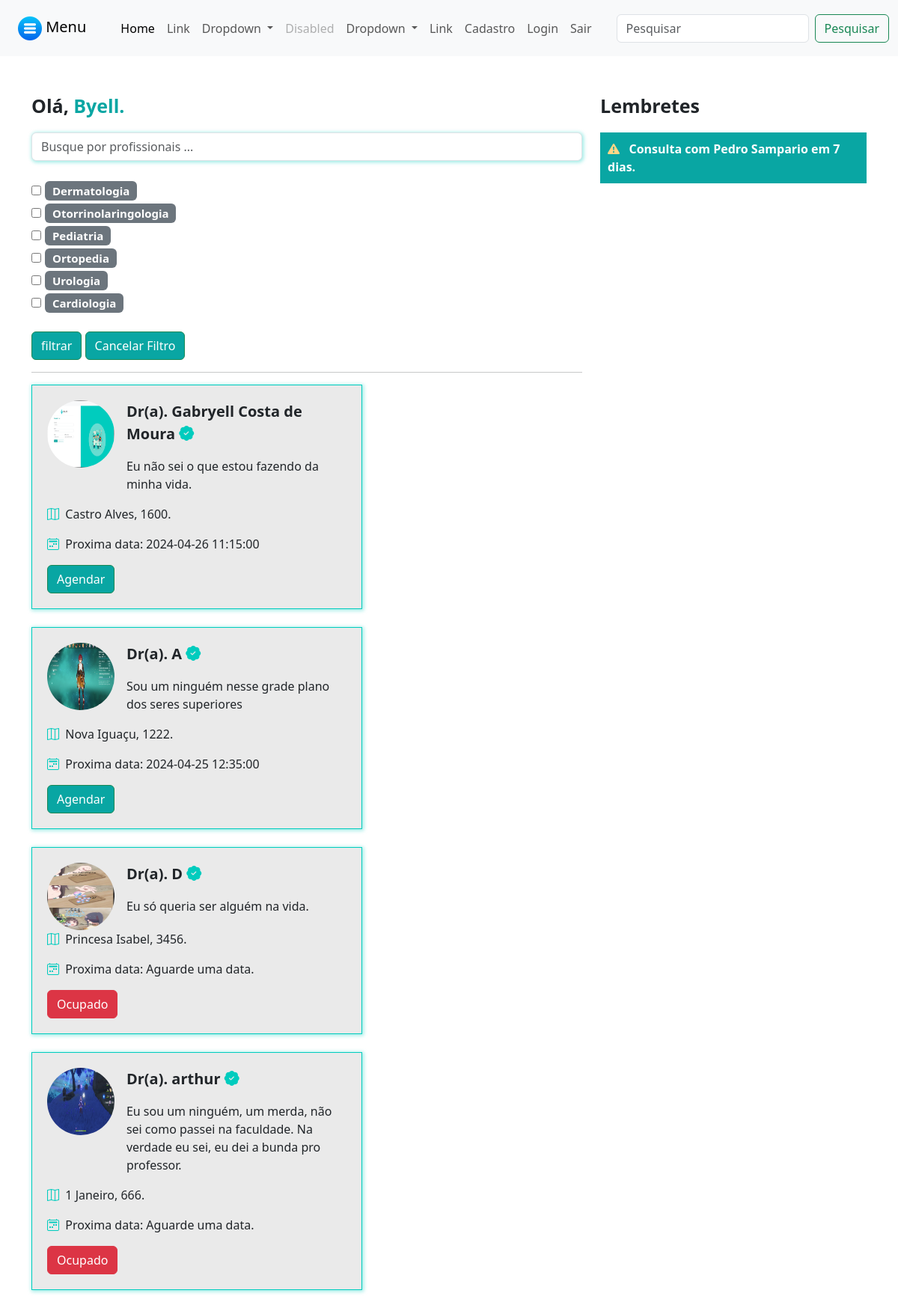
The app's page /pacientes/home/ (signed in) with its own data.
### medicos/models.py (models this page shows, shortened)
class Especialidades(models.Model):
    especialidade = models.CharField(max_length=150)
    icone = models.ImageField(upload_to="icones", null=True, blank=True)

class DadosMedico(models.Model):
    crm = models.CharField(max_length=12)
    nome = models.CharField(max_length=100)
    cep = models.CharField(max_length=15)
    rua = models.CharField(max_length=100)
    bairro = models.CharField(max_length=100)
    numero = models.IntegerField()
    rg = models.ImageField(upload_to="rgs")
    cedula_identidade_medica = models.ImageField(upload_to='cim')
    foto = models.ImageField(upload_to="fotos_perfil")
    descricao = models.TextField(null=True, blank=True)
    valor_consulta = models.FloatField(default=100)
    user = models.ForeignKey(User, on_delete=models.DO_NOTHING)
    especialidade = models.ForeignKey(Especialidades, on_delete=models.DO_NOTHING, null=True, blank=True)
    @property
    def proxima_data(self):
        proxima_data = DatasAbertas.objects.filter(user=self.user).filter(data__gt=datetime.now()).filter(agendado=False).order_by('data').first()
        return proxima_data

class DatasAbertas(models.Model):
    data = models.DateTimeField()
    user = models.ForeignKey(User, on_delete=models.DO_NOTHING)
    agendado = models.BooleanField(default=False)
    def __str__(self):
        return str(self.data)

### pacientes/views.py (the view)
# urls.py: path('home/', views.home, name="home"),
def home(request):
    if request.method == "GET":
        medico_filtrar = request.GET.get('medico')
        medicos = DadosMedico.objects.all()
        especialidades = Especialidades.objects.all()  # Corrigido aqui
        especialidades_filtrar = request.GET.getlist('especialidades')
        if medico_filtrar:
            medicos = medicos.filter(nome__icontains = medico_filtrar)
        if especialidades_filtrar:
            medicos = medicos.filter(especialidade_id__in=especialidades_filtrar)
        return render(request, 'home.html', {'medicos': medicos, 'especialidades': especialidades})

### pacientes/templates/home.html
{% extends "base.html" %}
{% load static %}
    {% block 'head' %}
        <link rel="stylesheet" href="{% static 'medicos/css/abrir_horario.css' %}">
        <link rel="stylesheet" href="{% static 'usuarios/css/usuarios.css' %}">
        <link rel="stylesheet" href="{% static 'medicos/css/cadastro_medico.css' %}">
        <link rel="stylesheet" href="{% static 'pacientes/css/home.css' %}">
        <link rel="stylesheet" href="https://cdn.jsdelivr.net/npm/bootstrap-icons@1.11.3/font/bootstrap-icons.min.css">
    {% endblock 'head' %}
    {% block 'body' %}
        <br><br>
        <div class="container">
            <div class="row">
                <div class="col-md-8">
                    <p style="font-size: 25px" class="p-bold">Olá, <span class="color-dark">{{request.user.username}}.</span></p>
                    <form action="{% url 'home' %} " post="GET">
                        <input type="text" class="form-control shadow-main-color" placeholder="Busque por profissionais ..." name="medico">
                        <br>
                        {% for especialidade in especialidades %}
                        <div class="especialidades">
                            <input type="checkbox" name="especialidades" value="{{especialidade.id}}">
                            <span class="badge bg-secondary">
                                {{especialidade.especialidade}}
                            </span>
                        </div>
                        {% endfor %}
                        <br>
                        <input type="submit" value="filtrar" class="btn btn-success btn-dark-color">
                        <button onclick="{% url 'home' %}" class="btn btn-success btn-dark-color">Cancelar Filtro</button>
                    </form>
                    <hr>
                    <div class="list-medicos">
                        {% for medico in medicos %}
                            <div class="card-medicos shadow-main-color">
                                <div class="row">
                                    <div class="col-md-3"><img src="{{medico.foto.url}}" class="foto-perfil-card" alt=""></div>
                                    <div class="col-md">
                                        <p style="font-size: 20px" class="p-bold">Dr(a). {{medico.nome}} <i class="bi bi-patch-check-fill icon-main"></i></p>
                                        <p>{{medico.descricao}}</p>
                                    </div>
                                </div>
                                <p><i class="bi bi-map icon-main"></i>&nbsp;&nbsp;{{medico.rua}}, {{medico.numero}}.</p>
                                <p><i class="bi bi-calendar2-week icon-main"></i>&nbsp;&nbsp;Proxima data:
                                    {% if medico.proxima_data %}
                                        {{medico.proxima_data}}
                                    {% else %}
                                        Aguarde uma data.
                                    {% endif %}
                                </p>
                                    {% if medico.proxima_data %}
                                        <a href="{% url 'escolher_horario' medico.id %}" class="btn btn-success btn-dark-color">Agendar</a>
                                    {% else %}
                                        <button class="btn btn-success btn-danger">Ocupado</button>
                                    {% endif %}
                            </div>
                            <br>
                        {% endfor %}
                    </div>
                </div>
                <div class="col-md-4">
                    <p style="font-size: 25px" class="p-bold">Lembretes</p>
                    <p class="bg-main-lembrete">
                        <span class="p-bold"><i class="bi bi-exclamation-triangle-fill icon-differential"></i>&nbsp;&nbsp; Consulta com Pedro Sampario em 7 dias.</span>
                    </p>
                </div>
            </div>
        </div>
    {% endblock 'body' %}

### templates/static/geral/css/base.css (style rules this page uses)
:root { --main-color: #00ccbe; --dark-color: #09a6a3; --contrast-color: #ffd686; }
.p-bold { font-weight: bold; }
.color-dark { color: var(--dark-color); }

### templates/static/usuarios/css/usuarios.css (style rules this page uses)
.btn-dark-color { background-color: var(--dark-color); color: white; }

### templates/static/medicos/css/cadastro_medico.css (style rules this page uses)
.shadow-main-color { box-shadow: 1px 1px 5px 1px rgba(0, 204, 190,.4); }

### templates/static/pacientes/css/home.css (style rules this page uses)
.especialidades { font-size: 20px; }
.card-medicos { width: 60%; background-color: #EAEAEA; border: 1px solid var(--main-color); padding: 20px; }
.foto-perfil-card { width: 90px; height: 90px; border-radius: 45px; }
.icon-main { color: var(--main-color); }
.bg-main-lembrete { background-color: var(--dark-color); padding: 10px; color: white; }
.icon-differential { color: var(--contrast-color); }

### records on screen
Especialidades: especialidade "Dermatologia"
Especialidades: especialidade "Otorrinolaringologia"
Especialidades: especialidade "Pediatria"
Especialidades: especialidade "Ortopedia"
Especialidades: especialidade "Urologia"
Especialidades: especialidade "Cardiologia"
DadosMedico: foto (picture), nome "Gabryell Costa de Moura", descricao "Eu não sei o que estou fazendo da minha vida.", rua "Castro Alves", numero "1600", proxima_data "2024-04-26 11:15:00", shows "Agendar"
DadosMedico: foto (picture), nome "A", descricao "Sou um ninguém nesse grade plano dos seres superiores", rua "Nova Iguaçu", numero "1222", proxima_data "2024-04-25 12:35:00", shows "Agendar"
DadosMedico: foto (picture), nome "D", descricao "Eu só queria ser alguém na vida.", rua "Princesa Isabel", numero "3456", shows "Aguarde uma data.", shows "Ocupado"
DadosMedico: foto (picture), nome "arthur", descricao "Eu sou um ninguém, um merda, não sei como passei na faculdade. Na verdade eu sei, eu dei a bunda pro professor.", rua "1 Janeiro", numero "666", shows "Aguarde uma data.", shows "Ocupado"

### other values on screen
{{ request.user.username }} "Byell"
